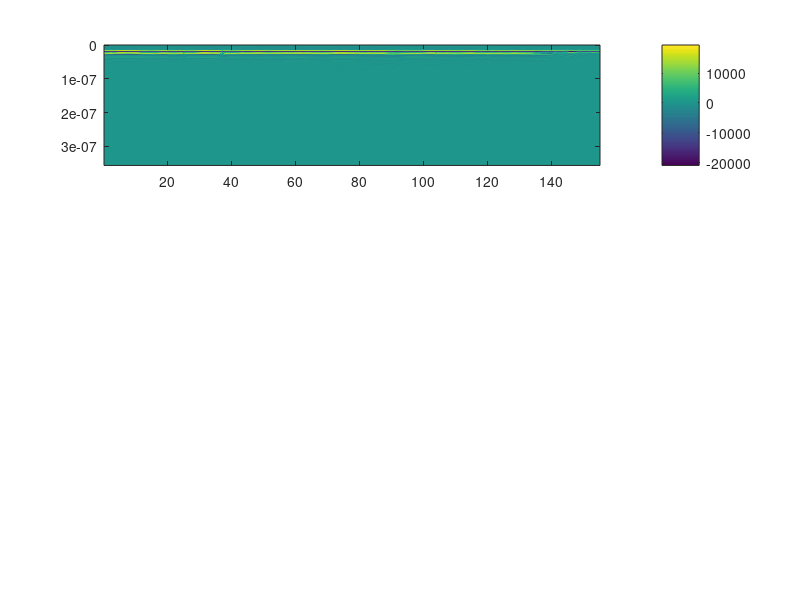

MATLAB code for this plot: (Note: this script raises an error after producing the figure.)
%% Examine Raw Data
%Plotting raw data with colorbar, title and labels
load('GPR_Lac_St_Anne_line11.mat')
subplot(3,1,1)
imagesc(offsets,twt,GPR11)
c=colorbar();
c.Label.String='Signal Amplitude'
xlabel('Offsets [m]')
ylabel('Time [s]')
title('Raw GPR Data')

subplot(3,1,2)
%creating plot of clipped/cut data
imagesc(offsets,twt,GPR11)
caxis([-1.05e-7 1.05e-7])
c=colorbar();
c.Label.String='Signal Amplitude'
xlabel('Offsets [m]')
ylabel('Time [s]')
title('Clipped Raw GPR Data')

%creating plot of isolated inline GPR panel 
subplot(3,1,3)
GPRplot(twt,GPR11)

%% Debias Traces
debiased=debiasTrace(offsets,GPR11,twt);

%% Trace Equalization
normalized_debiased = TraceEqualization(debiased,offsets);
%% Simple Gain
simpleGain(offsets,twt,normalized_debiased,debiased,GPR11)
%% Automatic Gain Control
[agc,window]=AGC(offsets,twt,normalized_debiased, debiased);
%% Trace Averaging to remove ringing
dewowed = TraceAveraging(offsets,twt,agc,window);
%% Frequency Content
FreqContent(agc,twt,offsets)

%choosing corner frequencies
fcorner=[0.5e8 1e8 1.5e8 3e8];
%applying bandpass filter
[filttraces] = bandpass(agc,twt,fcorner);

%Plotting and labeling figures
figure()
% subplot(2,1,1)
imagesc(offsets,twt,filttraces)
ylabel('Time (s)')
title('Final Filtered Traces')
c=colorbar();
c.Label.String='Filtered Trace Amplitudes'

figure()
% subplot(2,1,2)
imagesc(offsets,twt,agc)
ylabel('Time (s)')
xlabel('Offsets (m)')
title("AGC'd Traces")
c=colorbar();
c.Label.String="AGC'd Trace Amplitudes"

[single_trace]=bandpass(agc(:,2654),twt,fcorner);
figure()
subplot(2,1,1)

plot(twt,agc(1:800,2654))
title('Amplitude Pre-Bandpass')
ylabel('Amplitude (m)')

subplot(2,1,2)
plot(twt,single_trace(1:800))
title('Amplitude Post-Bandpass')
ylabel('Amplitude (m)')
xlabel('Time (s)')